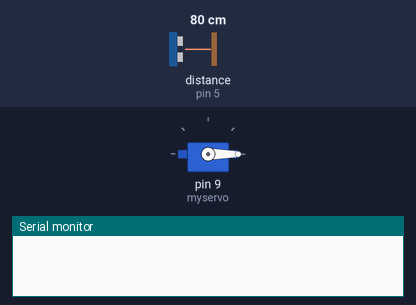
Simulated run of this sketch. Board: Arduino Uno, built with avr-gcc and run on an emulated ATmega328P. Shown: servo, the last lines printed to the serial monitor. Wiring (inferred from the names in the program): ultrasonic range finder: trigger pin 3; echo pin 5. Inputs (shaded band) come from the test bench; at power-on: distance to the obstacle (sensor on pin 5) 80 cm. The echo pulse lasts 58.3 µs per cm.

Above: at 1.2 s.
1.3 s: distance to the obstacle (sensor on pin 5) set to 13 cm
2.8 s: distance to the obstacle (sensor on pin 5) set to 10 cm
At 4.0 s:
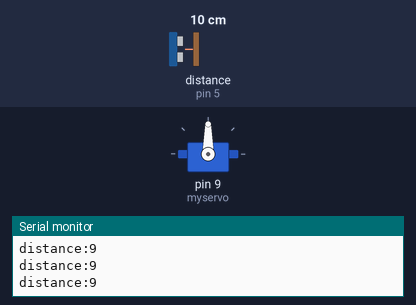
4.3 s: distance to the obstacle (sensor on pin 5) set to 18 cm
At 5.6 s:
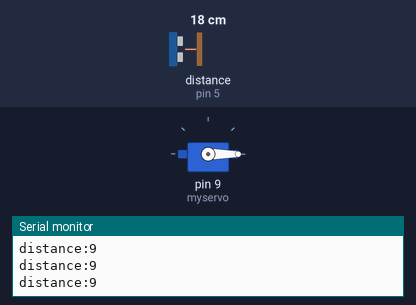
Timing chart, 0 to 7.3 s (numbered marks = the images above; inputs shaded):
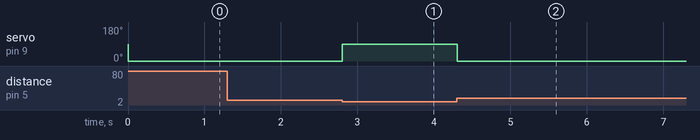

Measured:
- the behaviour switches between 12 and 11 cm on distance to the obstacle (sensor on pin 5) (found by bisection; images 0 and 1)
- after the input at 1.3 s, every drawn part: stays the same
- after the input at 2.8 s, servo on pin 9 (myservo): 0° → 90° at once
- after the input at 4.3 s, servo on pin 9 (myservo): 90° → 0° at once

The sketch:

tollgae.ino
```cpp
#include<Servo.h>
Servo myservo;
const int trigPin=3;
const int echoPin=5;
long tmeduration;
int distance;

void setup() {
myservo.attach(9);
pinMode(trigPin,OUTPUT);
pinMode(echoPin,INPUT);
Serial.begin(9600);


}

void loop() {
digitalWrite(trigPin,LOW);
delayMicroseconds(2);
digitalWrite(trigPin,HIGH);
delayMicroseconds(10);
digitalWrite(trigPin,LOW);

tmeduration=pulseIn(echoPin,HIGH);
distance=(0.034*tmeduration)/2;

if(distance<=10){

myservo.write(90);
Serial.print("distance:");
Serial.println(distance);
  }
else{
myservo.write(0);}


delay(1);

}
```
